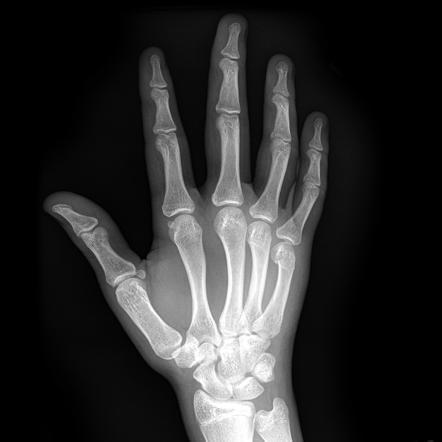
#> input picture clahe/clahetest1.jpg, 442 x 442 px, found by its file name
$ python clahe.py
#> lines starting #> are read from the running program, lines starting #| are printed output that depends on the picture
import cv2 as cv
import numpy as np
import matplotlib.pyplot as plt
import os

def highlight_fractures():
    root = os.getcwd()
    imgPath = os.path.join(root, r'D:\SEM7PROJ\fracturedetection\backend\clahe\clahetest1.jpg')

    # Read image in grayscale
    img = cv.imread(imgPath, cv.IMREAD_GRAYSCALE)
#> img is the input picture: shape (442, 442); min 0, max 255, mean 45.5
    if img is None:
        print("Image not found.")
        return

    # 1. Histogram Equalization (basic global)
    equ_img = cv.equalizeHist(img)
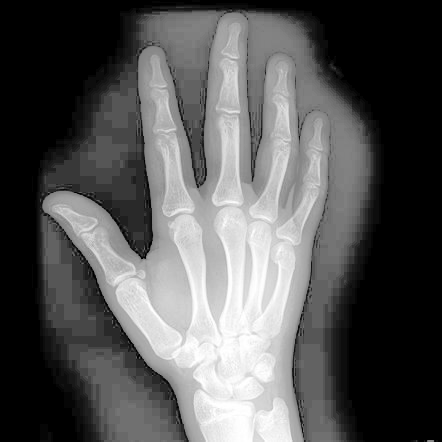
#> equ_img: shape (442, 442); min 0, max 255, mean 86.7

    # 2. CLAHE (local histogram equalization)
    clahe = cv.createCLAHE(clipLimit=3.0, tileGridSize=(10, 10))
    clahe_img = clahe.apply(img)
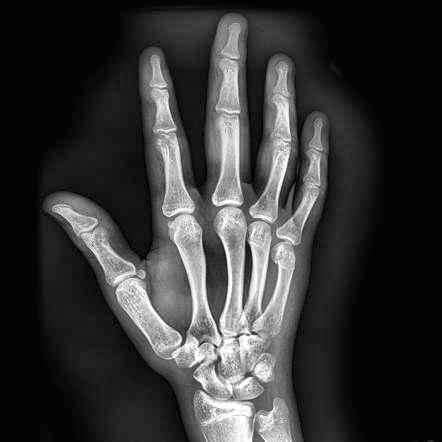
#> clahe_img: shape (442, 442); min 0, max 255, mean 53.9
    plt.figure(figsize=(12, 8))


    plt.subplot(231)
    plt.imshow(img, cmap='gray')
    plt.title('Original X-ray')
    plt.axis('off')

    plt.subplot(232)
    plt.imshow(equ_img, cmap='gray')
    plt.title('Histogram Equalized')
    plt.axis('off')

    plt.subplot(233)
    plt.imshow(clahe_img, cmap='gray')
    plt.title('CLAHE Enhanced')
    plt.axis('off')
    plt.show()
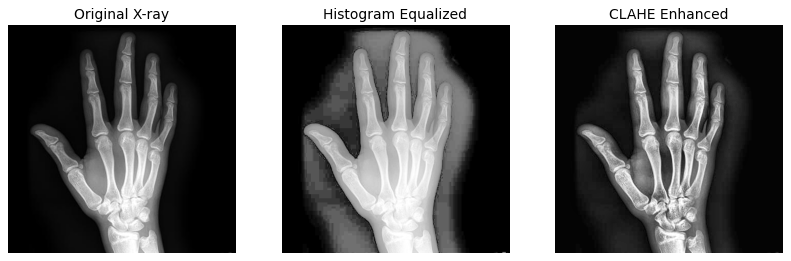
#> figure drawn by matplotlib, 3 panels


if __name__ == '__main__':
    highlight_fractures()

$ run again, with clahe/clahetest2.jpg copied over clahe/clahetest1.jpg
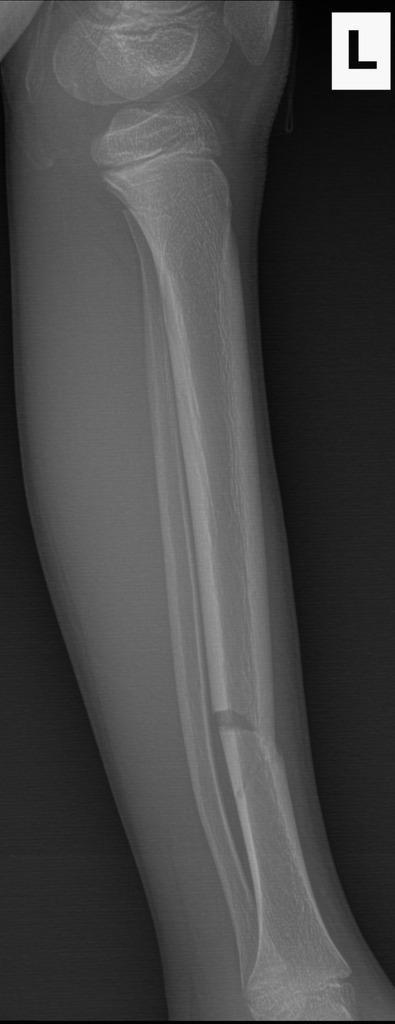
#> input picture clahe/clahetest2.jpg, 395 x 1024 px, found by its file name
#> in highlight_fractures, img is the input picture: shape (1024, 395); min 0, max 255, mean 70.5
#> in highlight_fractures, `equ_img = cv.equalizeHist(img)`:
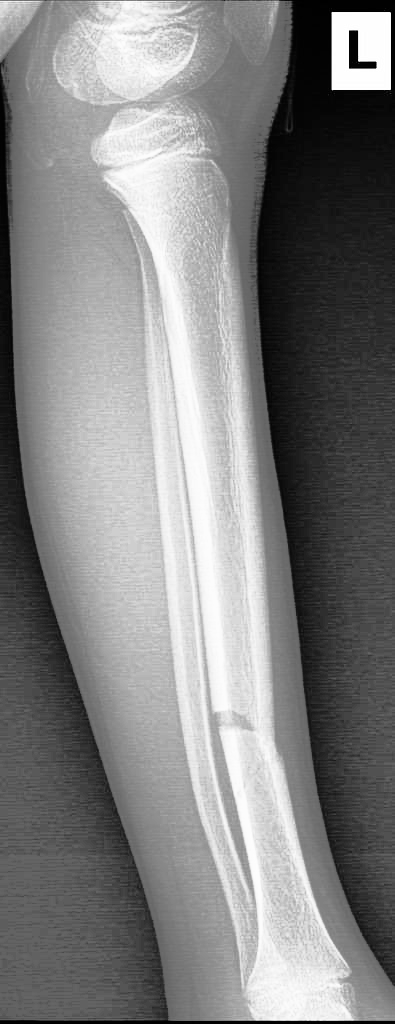
#> equ_img: shape (1024, 395); min 0, max 255, mean 128.7
#> in highlight_fractures, `plt.show()`:
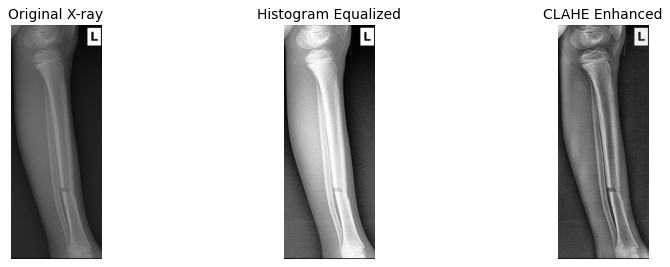
#> figure drawn by matplotlib, 3 panels
